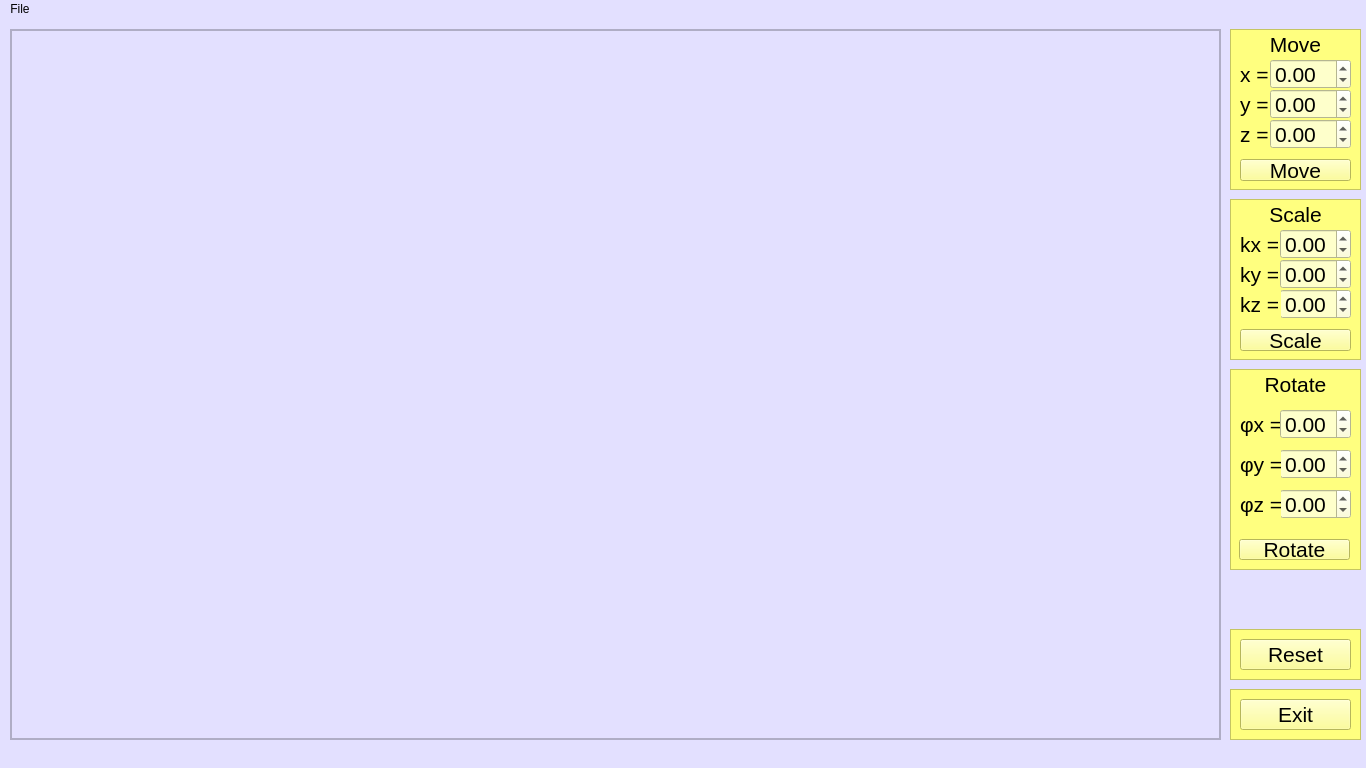
<?xml version="1.0" encoding="UTF-8"?>
<ui version="4.0">
 <class>MainWindow</class>
 <widget class="QMainWindow" name="MainWindow">
  <property name="geometry">
   <rect>
    <x>0</x>
    <y>0</y>
    <width>1366</width>
    <height>768</height>
   </rect>
  </property>
  <property name="windowTitle">
   <string>MainWindow</string>
  </property>
  <property name="autoFillBackground">
   <bool>false</bool>
  </property>
  <property name="styleSheet">
   <string notr="true">background-color: rgb(227, 224, 255);</string>
  </property>
  <widget class="QWidget" name="centralwidget">
   <widget class="QFrame" name="mainFrame">
    <property name="geometry">
     <rect>
      <x>10</x>
      <y>10</y>
      <width>1211</width>
      <height>711</height>
     </rect>
    </property>
    <property name="frameShape">
     <enum>QFrame::StyledPanel</enum>
    </property>
    <property name="frameShadow">
     <enum>QFrame::Raised</enum>
    </property>
    <widget class="QGraphicsView" name="graphicsView">
     <property name="geometry">
      <rect>
       <x>1</x>
       <y>1</y>
       <width>1209</width>
       <height>709</height>
      </rect>
     </property>
    </widget>
   </widget>
   <widget class="QFrame" name="frame_3">
    <property name="geometry">
     <rect>
      <x>1230</x>
      <y>10</y>
      <width>131</width>
      <height>161</height>
     </rect>
    </property>
    <property name="styleSheet">
     <string notr="true">background-color: rgb(255, 255, 127);</string>
    </property>
    <property name="frameShape">
     <enum>QFrame::StyledPanel</enum>
    </property>
    <property name="frameShadow">
     <enum>QFrame::Raised</enum>
    </property>
    <widget class="QLabel" name="label_4">
     <property name="geometry">
      <rect>
       <x>1</x>
       <y>5</y>
       <width>129</width>
       <height>21</height>
      </rect>
     </property>
     <property name="font">
      <font>
       <pointsize>16</pointsize>
      </font>
     </property>
     <property name="text">
      <string>Move</string>
     </property>
     <property name="alignment">
      <set>Qt::AlignCenter</set>
     </property>
    </widget>
    <widget class="QLabel" name="label_5">
     <property name="geometry">
      <rect>
       <x>10</x>
       <y>30</y>
       <width>31</width>
       <height>31</height>
      </rect>
     </property>
     <property name="font">
      <font>
       <pointsize>16</pointsize>
      </font>
     </property>
     <property name="text">
      <string>x =</string>
     </property>
    </widget>
    <widget class="QLabel" name="label_6">
     <property name="geometry">
      <rect>
       <x>10</x>
       <y>60</y>
       <width>31</width>
       <height>31</height>
      </rect>
     </property>
     <property name="font">
      <font>
       <pointsize>16</pointsize>
      </font>
     </property>
     <property name="text">
      <string>y =</string>
     </property>
    </widget>
    <widget class="QDoubleSpinBox" name="moveXForm">
     <property name="geometry">
      <rect>
       <x>40</x>
       <y>30</y>
       <width>81</width>
       <height>30</height>
      </rect>
     </property>
     <property name="font">
      <font>
       <pointsize>16</pointsize>
      </font>
     </property>
     <property name="styleSheet">
      <string notr="true">background-color: rgb(254, 255, 203);</string>
     </property>
     <property name="minimum">
      <double>-999.000000000000000</double>
     </property>
     <property name="maximum">
      <double>999.000000000000000</double>
     </property>
     <property name="singleStep">
      <double>10.000000000000000</double>
     </property>
    </widget>
    <widget class="QDoubleSpinBox" name="moveYForm">
     <property name="geometry">
      <rect>
       <x>40</x>
       <y>60</y>
       <width>81</width>
       <height>30</height>
      </rect>
     </property>
     <property name="font">
      <font>
       <pointsize>16</pointsize>
      </font>
     </property>
     <property name="styleSheet">
      <string notr="true">background-color: rgb(254, 255, 203);</string>
     </property>
     <property name="minimum">
      <double>-999.000000000000000</double>
     </property>
     <property name="maximum">
      <double>999.990000000000009</double>
     </property>
     <property name="singleStep">
      <double>10.000000000000000</double>
     </property>
    </widget>
    <widget class="QPushButton" name="moveButton">
     <property name="geometry">
      <rect>
       <x>10</x>
       <y>130</y>
       <width>111</width>
       <height>22</height>
      </rect>
     </property>
     <property name="font">
      <font>
       <pointsize>16</pointsize>
      </font>
     </property>
     <property name="text">
      <string>Move</string>
     </property>
    </widget>
    <widget class="QLabel" name="label_12">
     <property name="geometry">
      <rect>
       <x>10</x>
       <y>90</y>
       <width>31</width>
       <height>31</height>
      </rect>
     </property>
     <property name="font">
      <font>
       <pointsize>16</pointsize>
      </font>
     </property>
     <property name="text">
      <string>z =</string>
     </property>
    </widget>
    <widget class="QDoubleSpinBox" name="moveZForm">
     <property name="geometry">
      <rect>
       <x>40</x>
       <y>90</y>
       <width>81</width>
       <height>30</height>
      </rect>
     </property>
     <property name="font">
      <font>
       <pointsize>16</pointsize>
      </font>
     </property>
     <property name="styleSheet">
      <string notr="true">background-color: rgb(254, 255, 203);</string>
     </property>
     <property name="minimum">
      <double>-999.000000000000000</double>
     </property>
     <property name="maximum">
      <double>999.990000000000009</double>
     </property>
     <property name="singleStep">
      <double>10.000000000000000</double>
     </property>
    </widget>
   </widget>
   <widget class="QFrame" name="frame_4">
    <property name="geometry">
     <rect>
      <x>1230</x>
      <y>350</y>
      <width>131</width>
      <height>201</height>
     </rect>
    </property>
    <property name="styleSheet">
     <string notr="true">background-color: rgb(255, 255, 127);</string>
    </property>
    <property name="frameShape">
     <enum>QFrame::StyledPanel</enum>
    </property>
    <property name="frameShadow">
     <enum>QFrame::Raised</enum>
    </property>
    <widget class="QLabel" name="label_7">
     <property name="geometry">
      <rect>
       <x>1</x>
       <y>5</y>
       <width>129</width>
       <height>21</height>
      </rect>
     </property>
     <property name="font">
      <font>
       <pointsize>16</pointsize>
      </font>
     </property>
     <property name="text">
      <string>Rotate</string>
     </property>
     <property name="alignment">
      <set>Qt::AlignCenter</set>
     </property>
    </widget>
    <widget class="QLabel" name="label_8">
     <property name="geometry">
      <rect>
       <x>10</x>
       <y>40</y>
       <width>41</width>
       <height>31</height>
      </rect>
     </property>
     <property name="font">
      <font>
       <pointsize>16</pointsize>
      </font>
     </property>
     <property name="text">
      <string>φx =</string>
     </property>
    </widget>
    <widget class="QDoubleSpinBox" name="rotateXForm">
     <property name="geometry">
      <rect>
       <x>50</x>
       <y>40</y>
       <width>71</width>
       <height>30</height>
      </rect>
     </property>
     <property name="font">
      <font>
       <pointsize>16</pointsize>
      </font>
     </property>
     <property name="styleSheet">
      <string notr="true">background-color: rgb(254, 255, 203);</string>
     </property>
     <property name="minimum">
      <double>-360.000000000000000</double>
     </property>
     <property name="maximum">
      <double>360.000000000000000</double>
     </property>
     <property name="singleStep">
      <double>10.000000000000000</double>
     </property>
    </widget>
    <widget class="QDoubleSpinBox" name="rotateYForm">
     <property name="geometry">
      <rect>
       <x>50</x>
       <y>80</y>
       <width>71</width>
       <height>30</height>
      </rect>
     </property>
     <property name="font">
      <font>
       <pointsize>16</pointsize>
      </font>
     </property>
     <property name="styleSheet">
      <string notr="true">background-color: rgb(254, 255, 203);</string>
     </property>
     <property name="minimum">
      <double>-360.000000000000000</double>
     </property>
     <property name="maximum">
      <double>360.000000000000000</double>
     </property>
     <property name="singleStep">
      <double>10.000000000000000</double>
     </property>
    </widget>
    <widget class="QLabel" name="label_14">
     <property name="geometry">
      <rect>
       <x>10</x>
       <y>80</y>
       <width>41</width>
       <height>31</height>
      </rect>
     </property>
     <property name="font">
      <font>
       <pointsize>16</pointsize>
      </font>
     </property>
     <property name="text">
      <string>φy =</string>
     </property>
    </widget>
    <widget class="QDoubleSpinBox" name="rotateZForm">
     <property name="geometry">
      <rect>
       <x>50</x>
       <y>120</y>
       <width>71</width>
       <height>30</height>
      </rect>
     </property>
     <property name="font">
      <font>
       <pointsize>16</pointsize>
      </font>
     </property>
     <property name="styleSheet">
      <string notr="true">background-color: rgb(254, 255, 203);</string>
     </property>
     <property name="minimum">
      <double>-360.000000000000000</double>
     </property>
     <property name="maximum">
      <double>360.000000000000000</double>
     </property>
     <property name="singleStep">
      <double>10.000000000000000</double>
     </property>
    </widget>
    <widget class="QLabel" name="label_15">
     <property name="geometry">
      <rect>
       <x>10</x>
       <y>120</y>
       <width>41</width>
       <height>31</height>
      </rect>
     </property>
     <property name="font">
      <font>
       <pointsize>16</pointsize>
      </font>
     </property>
     <property name="text">
      <string>φz =</string>
     </property>
    </widget>
    <widget class="QPushButton" name="rotateButton">
     <property name="geometry">
      <rect>
       <x>9</x>
       <y>170</y>
       <width>111</width>
       <height>21</height>
      </rect>
     </property>
     <property name="font">
      <font>
       <pointsize>16</pointsize>
      </font>
     </property>
     <property name="text">
      <string>Rotate</string>
     </property>
    </widget>
   </widget>
   <widget class="QFrame" name="frame_5">
    <property name="geometry">
     <rect>
      <x>1230</x>
      <y>180</y>
      <width>131</width>
      <height>161</height>
     </rect>
    </property>
    <property name="styleSheet">
     <string notr="true">background-color: rgb(255, 255, 127);</string>
    </property>
    <property name="frameShape">
     <enum>QFrame::StyledPanel</enum>
    </property>
    <property name="frameShadow">
     <enum>QFrame::Raised</enum>
    </property>
    <widget class="QLabel" name="label_9">
     <property name="geometry">
      <rect>
       <x>1</x>
       <y>5</y>
       <width>129</width>
       <height>21</height>
      </rect>
     </property>
     <property name="font">
      <font>
       <pointsize>16</pointsize>
      </font>
     </property>
     <property name="text">
      <string>Scale</string>
     </property>
     <property name="alignment">
      <set>Qt::AlignCenter</set>
     </property>
    </widget>
    <widget class="QLabel" name="label_10">
     <property name="geometry">
      <rect>
       <x>10</x>
       <y>30</y>
       <width>41</width>
       <height>31</height>
      </rect>
     </property>
     <property name="font">
      <font>
       <pointsize>16</pointsize>
      </font>
     </property>
     <property name="text">
      <string>kx =</string>
     </property>
    </widget>
    <widget class="QLabel" name="label_11">
     <property name="geometry">
      <rect>
       <x>10</x>
       <y>60</y>
       <width>41</width>
       <height>31</height>
      </rect>
     </property>
     <property name="font">
      <font>
       <pointsize>16</pointsize>
      </font>
     </property>
     <property name="text">
      <string>ky =</string>
     </property>
    </widget>
    <widget class="QDoubleSpinBox" name="scaleXForm">
     <property name="geometry">
      <rect>
       <x>50</x>
       <y>30</y>
       <width>71</width>
       <height>30</height>
      </rect>
     </property>
     <property name="font">
      <font>
       <pointsize>16</pointsize>
      </font>
     </property>
     <property name="styleSheet">
      <string notr="true">background-color: rgb(254, 255, 203);</string>
     </property>
     <property name="minimum">
      <double>-999.000000000000000</double>
     </property>
     <property name="maximum">
      <double>999.000000000000000</double>
     </property>
     <property name="singleStep">
      <double>1.000000000000000</double>
     </property>
    </widget>
    <widget class="QDoubleSpinBox" name="scaleYForm">
     <property name="geometry">
      <rect>
       <x>50</x>
       <y>60</y>
       <width>71</width>
       <height>30</height>
      </rect>
     </property>
     <property name="font">
      <font>
       <pointsize>16</pointsize>
      </font>
     </property>
     <property name="styleSheet">
      <string notr="true">background-color: rgb(254, 255, 203);</string>
     </property>
     <property name="minimum">
      <double>-999.000000000000000</double>
     </property>
     <property name="maximum">
      <double>999.990000000000009</double>
     </property>
     <property name="singleStep">
      <double>1.000000000000000</double>
     </property>
    </widget>
    <widget class="QPushButton" name="scaleButton">
     <property name="geometry">
      <rect>
       <x>10</x>
       <y>130</y>
       <width>111</width>
       <height>22</height>
      </rect>
     </property>
     <property name="font">
      <font>
       <pointsize>16</pointsize>
      </font>
     </property>
     <property name="text">
      <string>Scale</string>
     </property>
    </widget>
    <widget class="QDoubleSpinBox" name="scaleZForm">
     <property name="geometry">
      <rect>
       <x>50</x>
       <y>90</y>
       <width>71</width>
       <height>30</height>
      </rect>
     </property>
     <property name="font">
      <font>
       <pointsize>16</pointsize>
      </font>
     </property>
     <property name="styleSheet">
      <string notr="true">background-color: rgb(254, 255, 203);</string>
     </property>
     <property name="minimum">
      <double>-999.000000000000000</double>
     </property>
     <property name="maximum">
      <double>999.990000000000009</double>
     </property>
     <property name="singleStep">
      <double>1.000000000000000</double>
     </property>
    </widget>
    <widget class="QLabel" name="label_13">
     <property name="geometry">
      <rect>
       <x>10</x>
       <y>90</y>
       <width>41</width>
       <height>31</height>
      </rect>
     </property>
     <property name="font">
      <font>
       <pointsize>16</pointsize>
      </font>
     </property>
     <property name="text">
      <string>kz =</string>
     </property>
    </widget>
   </widget>
   <widget class="QFrame" name="frame_2">
    <property name="geometry">
     <rect>
      <x>1230</x>
      <y>670</y>
      <width>131</width>
      <height>51</height>
     </rect>
    </property>
    <property name="styleSheet">
     <string notr="true">background-color: rgb(255, 255, 127);</string>
    </property>
    <property name="frameShape">
     <enum>QFrame::StyledPanel</enum>
    </property>
    <property name="frameShadow">
     <enum>QFrame::Raised</enum>
    </property>
    <widget class="QPushButton" name="exitButton">
     <property name="geometry">
      <rect>
       <x>10</x>
       <y>10</y>
       <width>111</width>
       <height>31</height>
      </rect>
     </property>
     <property name="font">
      <font>
       <pointsize>16</pointsize>
      </font>
     </property>
     <property name="text">
      <string>Exit</string>
     </property>
    </widget>
   </widget>
   <widget class="QFrame" name="frame_6">
    <property name="geometry">
     <rect>
      <x>1230</x>
      <y>610</y>
      <width>131</width>
      <height>51</height>
     </rect>
    </property>
    <property name="styleSheet">
     <string notr="true">background-color: rgb(255, 255, 127);</string>
    </property>
    <property name="frameShape">
     <enum>QFrame::StyledPanel</enum>
    </property>
    <property name="frameShadow">
     <enum>QFrame::Raised</enum>
    </property>
    <widget class="QPushButton" name="resetButton">
     <property name="geometry">
      <rect>
       <x>10</x>
       <y>10</y>
       <width>111</width>
       <height>31</height>
      </rect>
     </property>
     <property name="font">
      <font>
       <pointsize>16</pointsize>
      </font>
     </property>
     <property name="text">
      <string>Reset</string>
     </property>
    </widget>
   </widget>
  </widget>
  <widget class="QMenuBar" name="menubar">
   <property name="geometry">
    <rect>
     <x>0</x>
     <y>0</y>
     <width>1366</width>
     <height>19</height>
    </rect>
   </property>
   <widget class="QMenu" name="menuFile">
    <property name="title">
     <string>File</string>
    </property>
    <addaction name="actionSave_as"/>
    <addaction name="actionOpen"/>
    <addaction name="separator"/>
    <addaction name="actionExit"/>
   </widget>
   <addaction name="menuFile"/>
  </widget>
  <widget class="QStatusBar" name="statusbar"/>
  <action name="actionSave_as">
   <property name="text">
    <string>Save as...</string>
   </property>
  </action>
  <action name="actionOpen">
   <property name="text">
    <string>Open</string>
   </property>
  </action>
  <action name="actionExit">
   <property name="text">
    <string>Exit</string>
   </property>
  </action>
  <action name="actionStep_Back">
   <property name="text">
    <string>Step Back</string>
   </property>
  </action>
  <action name="actionStep_Back_2">
   <property name="text">
    <string>Step Back</string>
   </property>
  </action>
  <action name="actionReset">
   <property name="text">
    <string>Reset</string>
   </property>
  </action>
 </widget>
 <resources/>
 <connections/>
</ui>
